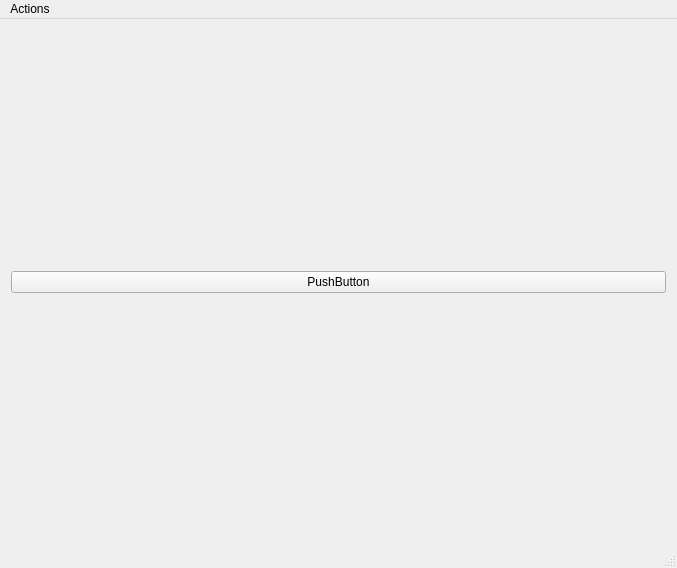
<?xml version="1.0" encoding="UTF-8"?>
<ui version="4.0">
 <class>MainWindow</class>
 <widget class="QMainWindow" name="MainWindow">
  <property name="geometry">
   <rect>
    <x>0</x>
    <y>0</y>
    <width>677</width>
    <height>568</height>
   </rect>
  </property>
  <property name="windowTitle">
   <string>MainWindow</string>
  </property>
  <widget class="QWidget" name="centralWidget">
   <layout class="QGridLayout" name="gridLayout">
    <item row="1" column="0">
     <widget class="QPushButton" name="testingButton">
      <property name="text">
       <string>PushButton</string>
      </property>
     </widget>
    </item>
    <item row="0" column="0">
     <layout class="QVBoxLayout" name="LightWidgetLayout"/>
    </item>
   </layout>
  </widget>
  <widget class="QMenuBar" name="menuBar">
   <property name="geometry">
    <rect>
     <x>0</x>
     <y>0</y>
     <width>677</width>
     <height>22</height>
    </rect>
   </property>
   <widget class="QMenu" name="menuConnect">
    <property name="title">
     <string>Actions</string>
    </property>
    <addaction name="separator"/>
    <addaction name="separator"/>
    <addaction name="actionFind_Hue_bridge"/>
    <addaction name="actionAuthenticate"/>
    <addaction name="actionExit"/>
   </widget>
   <addaction name="menuConnect"/>
  </widget>
  <widget class="QStatusBar" name="statusBar"/>
  <action name="actionExit">
   <property name="text">
    <string>Exit</string>
   </property>
  </action>
  <action name="actionFind_Hue_bridge">
   <property name="text">
    <string>Find Hue bridge</string>
   </property>
  </action>
  <action name="actionAuthenticate">
   <property name="text">
    <string>Authenticate</string>
   </property>
  </action>
 </widget>
 <layoutdefault spacing="6" margin="11"/>
 <resources/>
 <connections/>
</ui>
